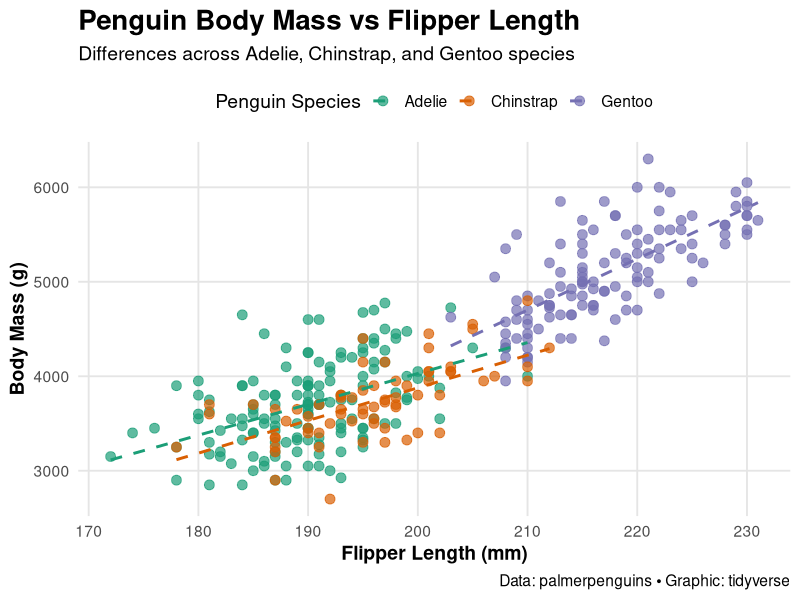

Write R code to recreate this figure.
## ---- chunk 1
suppressPackageStartupMessages(library(tidyverse))
library(palmerpenguins)
## ---- chunk 2
penguins |>
  drop_na() |>  # Remove rows with missing values
  ggplot(aes(x = flipper_length_mm, y = body_mass_g, color = species)) +
  geom_point(size = 3, alpha = 0.7) +  # Scatter points
  geom_smooth(method = "lm", se = FALSE, linetype = "dashed", linewidth = 1) +  # Trend lines
  scale_color_brewer(palette = "Dark2") +  # Nice color palette
  labs(
    title = "Penguin Body Mass vs Flipper Length",
    subtitle = "Differences across Adelie, Chinstrap, and Gentoo species",
    x = "Flipper Length (mm)",
    y = "Body Mass (g)",
    color = "Penguin Species",
    caption = "Data: palmerpenguins • Graphic: tidyverse"
  ) +
  theme_minimal(base_size = 14) +
  theme(
    plot.title = element_text(face = "bold", size = 20),
    plot.subtitle = element_text(size = 14, margin = margin(b = 10)),
    legend.position = "top",
    panel.grid.major = element_line(color = "grey90"),
    panel.grid.minor = element_blank(),
    axis.title = element_text(face = "bold")
  )
